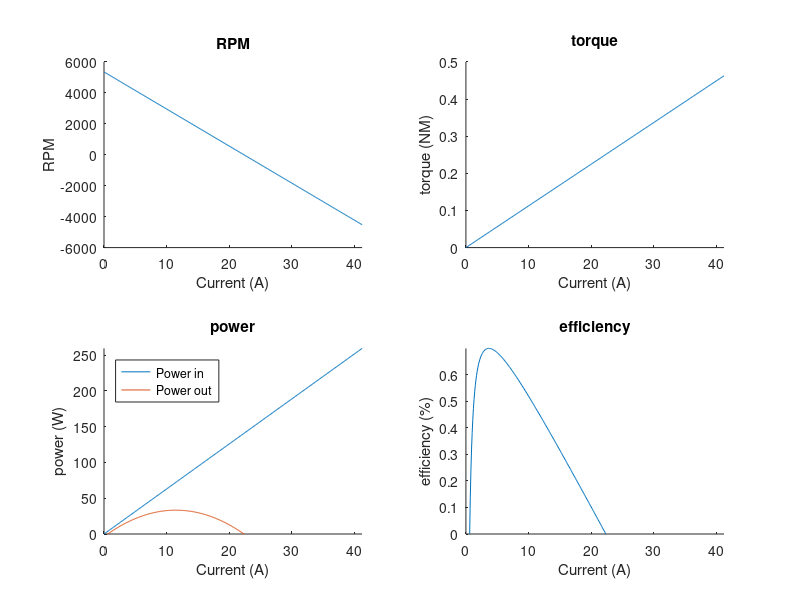

Here is the MATLAB script that generated this plot:
clc
clear
close all

% ArduCopter SITL example vehicle
% This sets up the vehicle properties that are used in the simulation
% simple 450 size x quad based on Hexsoon

% setup the motors

% locations (xyz) in m
motor(1).location = [0.2,0.13,0]; % front right
motor(2).location = [0.2,-0.13,0]; % rear right
motor(3).location = [-0.2,-0.13,0]; % rear left
motor(4).location = [-0.2,0.13,0]; % front left

% PWM output to use
motor(1).channel = 1;
motor(2).channel = 4; 
motor(3).channel = 2; 
motor(4).channel = 3; 

% rotation direction: 1 = cw, -1 = ccw
motor(1).direction = -1;
motor(2).direction = 1;
motor(3).direction = -1;
motor(4).direction = 1;

% motor properties
electrical.kv = 850; % (rpm/volt)
electrical.no_load_current = [0.6,20]; % (A) @ (V)
electrical.resistance = 0.272; % (ohms)

% ESC properties
esc.resistance = 0.01; % (ohms)

% Propeller properties
prop.diameter = 254 * 0.001; % (m)
prop.pitch = 114.3 * 0.001; % (m)
prop.num_blades = 2;
prop.PConst = 1.20;
prop.TConst = 1;
prop.mass = 0.02; % (kg) (only used for inertia)
prop.inertia = (1/12)*prop.mass*prop.diameter^2; % rotational inertia (kgm^2) (rod about center)

% assign properties to motors
for i = 1:4
    motor(i).electrical = electrical;
    motor(i).esc = esc;
    motor(i).prop = prop;
end

% Setup battery
battery.voltage = 3*4.2; % (volts)
battery.resistance = 0.00317; % (ohms)
battery.capacity = 3.5; % (ah)

% Add all to vehicle
copter.motors = motor;
copter.battery = battery;
copter.mass = 1.282; % (kg)
inertia = (2/5) * copter.mass * (0.45*0.2)^2; % (sphere)
copter.inertia = diag(ones(3,1)*inertia); % rotational inertia matrix (kgm^2) 
copter.cd = [0.5;0.5;0.5];
copter.cd_ref_area = [1;1;1] * pi * (0.45*0.5)^2;

save('Copter','copter')

% Plot motor curves
% http://www.bavaria-direct.co.za/constants/
% http://www.stefanv.com/rcstuff/qf200204.html
% Some calculators estimate heat and increase resistance with temp
% But then we have to estimate the power dissipation
% Max power for plot only
max_power = 260;
battery.voltage = battery.voltage * 0.50;

Kt = 1/(electrical.kv * ((2*pi)/60) ); % Convert Kv to rads/second

% plot the current from 0 to max power
amps = 0:0.1:max_power/battery.voltage;
power_in = amps * battery.voltage;

% voltage drop due to copper and esc
copper_drop = amps * electrical.resistance; 
esc_drop = amps * esc.resistance;

ideal_voltage = battery.voltage - copper_drop - esc_drop;
power_out = ideal_voltage .* (amps - electrical.no_load_current(1));
efficiency = power_out ./ power_in;

torque = Kt * amps;
rpm = ideal_voltage * electrical.kv;

% Plot motor characteristics
figure('name',sprintf('motor characteristics at %0.2f volts',battery.voltage))
subplot(2,2,1)
hold all
title('RPM')
plot(amps,rpm)
xlabel('Current (A)')
ylabel('RPM')
xlim([0,amps(end)])


subplot(2,2,2)
hold all
title('torque')
plot(amps,torque)
xlabel('Current (A)')
ylabel('torque (NM)')
xlim([0,amps(end)])

subplot(2,2,3)
hold all
title('power')
plot(amps,power_in)
plot(amps,power_out)
xlabel('Current (A)')
ylabel('power (W)')
ylim([0,inf])
xlim([0,amps(end)])
legend('Power in','Power out','location','northwest')

subplot(2,2,4)
hold all
title('efficiency')
plot(amps,efficiency)
xlabel('Current (A)')
ylabel('efficiency (%)')
ylim([0,inf])
xlim([0,amps(end)])


jsonStr = jsonencode(copter);

% Write JSON string to a file
fileID = fopen('Copter.json', 'w');
if fileID == -1
    error('Failed to open the file.');
end
fwrite(fileID, jsonStr, 'char');
fclose(fileID);
disp('JSON file saved successfully!');